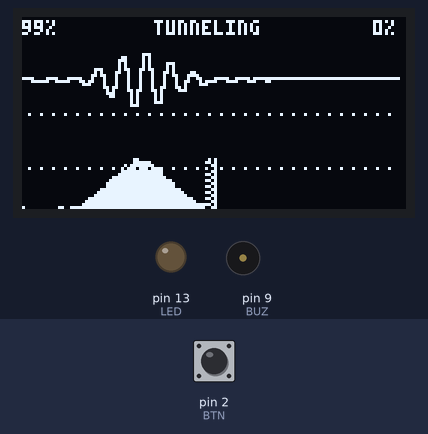
Simulated run of this sketch. Board: Arduino Uno, built with avr-gcc and run on an emulated ATmega328P. Shown: 128×64 one-colour display, output pins drawn as LEDs (lit = HIGH), buzzer (waves = sounding). Wiring (inferred from the names in the program): SH1106 OLED at I2C address 0x3C. The inputs (shaded band) are chosen by the test bench; at power-on: pin 2 (BTN) HIGH.

Above: at 1.5 s.
1.6 s: pin 2 (BTN) pulled LOW for 0.15 s
At 2.4 s:
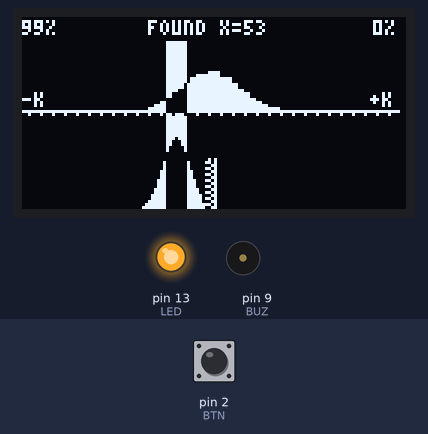
4.2 s: pin 2 (BTN) pulled LOW for 3.2 s
At 6.94 s:
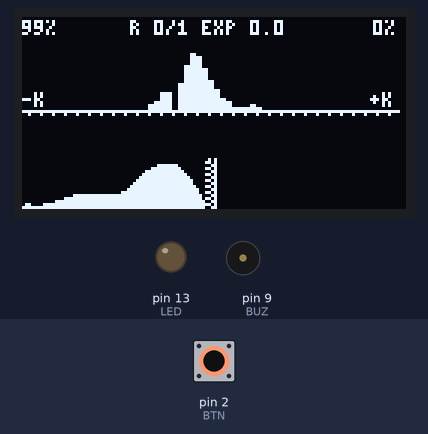
8.9 s: pin 2 (BTN) pulled LOW for 1 s
At 10.14 s:
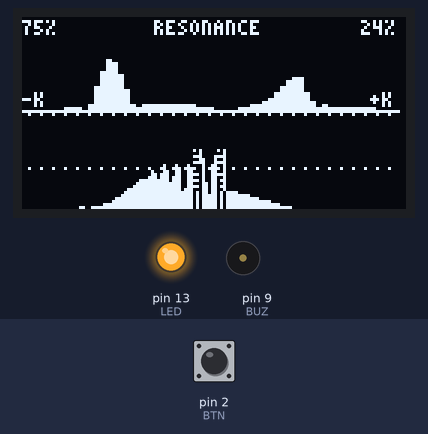
12.1 s: pin 2 (BTN) pulled LOW for 0.15 s
At 12.54 s:
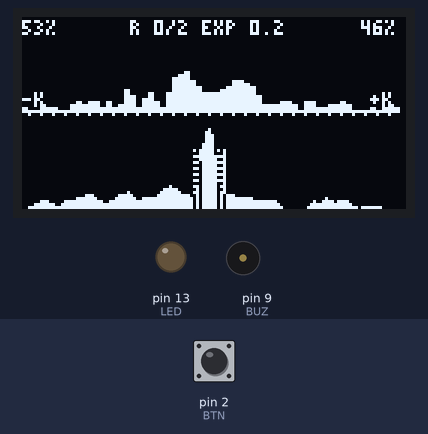
15.2 s: pin 2 (BTN) pulled LOW for 0.15 s
At 15.63 s:
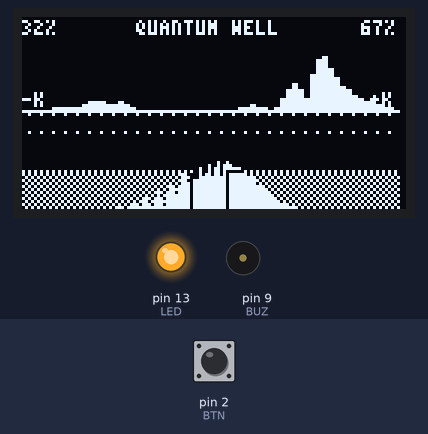
18.3 s: pin 2 (BTN) pulled LOW for 1 s
At 21.69 s:
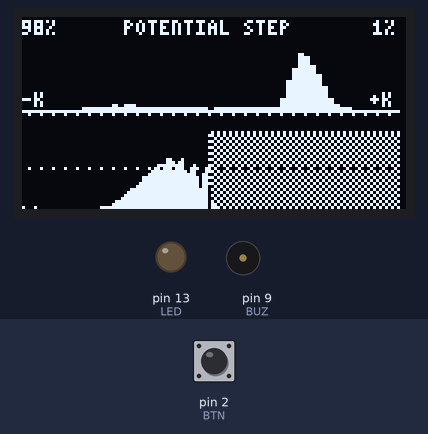
Timing chart, 0 to 23.2 s (numbered marks = the images above; inputs shaded):
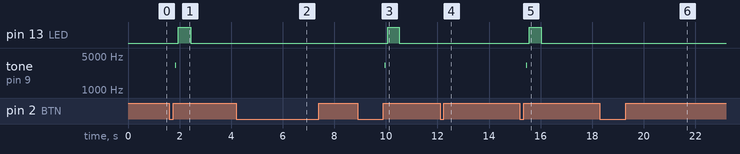

Measured:
- after the input at 1.6 s, pin 13 (LED): LOW → HIGH after 0.35 s, → LOW 0.49 s later; tone on pin 9 (BUZ): silent → 3238 Hz after 0.23 s, → silent 0.04 s later
- after the input at 4.2 s, the display: first differs from a run without the input after 1.4 s (image 2 shows a later state)
- after the input at 8.9 s, pin 13 (LED): LOW → HIGH after 1.2 s, → LOW 0.45 s later; tone on pin 9 (BUZ): silent → 3225 Hz after 1.1 s, → silent 0.04 s later
- after the input at 15.2 s, pin 13 (LED): LOW → HIGH after 0.36 s, → LOW 0.47 s later; tone on pin 9 (BUZ): silent → 3225 Hz after 0.24 s, → silent 0.04 s later; the display: first differs from a run without the input after 0.20 s (image 5)
- what the display in image 3 shows lasts 0.4 s, from 9.9 s to 10.3 s

The sketch:

QUANTA2-8EXP-user-snapshot-2026-11-12.ino
```cpp
// QUANTA 2 - Schrodinger's equation, live, on ATmega328P + SSD1306/SH1106 128x64 (I2C)
// Units: hbar = m = 1, dx = 1 cell, dt = 1/4 per step, V = pot/32, hard walls at both ends.
// 8 experiments | Born-rule measurement fed by physical noise | momentum view (FFT) | statistics
// Optional (nothing required): button D2->GND, buzzer D9->GND. The D13 LED is the detector.
#include <Wire.h>
#include <avr/pgmspace.h>
#include <avr/interrupt.h>
#define NX 128
#define BTN 2             // tap = measure now / next experiment, hold = wave <-> momentum view
#define BUZ 9             // detector click
#define COL0 0            // 0 = SSD1306, 2 = SH1106 (many 1.3" modules)
#define I2C_HZ 400000UL   // try 800000UL for a higher frame rate
#define TEVO 120          // frames of free evolution, then the measurement
#define TPOST 70          // frames after the collapse

int16_t re[NX], im[NX];                       // wavefunction psi = re + i*im        (512 B)
int8_t  pot[NX];                              // potential (negative = well)
uint8_t pc[NX], pg[NX], kb[64];               // terrain height | OLED page | momentum bars
int16_t twc[32];                              // FFT twiddles (cos, Q15)
union { int16_t f[128]; uint8_t b[256]; } S;  // scratch: FFT first, then envelope + top panel
#define hh (S.b)
#define tp (S.b+128)
volatile uint32_t pool;                       // entropy pool filled by physical noise
uint32_t rs=2463534242UL, ex;                 // PRNG state | expected 'right' hits (sum of %)
uint16_t t, nm, nr;                           // frame | measurements | found on the right
uint8_t ph, sc, fl, xm, pL, pR, spf=6, zo, ts=12, Eu=9, yE=50, kv, hold, adr=0x3C;
char buf[20];

ISR(WDT_vect){ uint32_t p=pool^TCNT1; p^=p<<13; p^=p>>17; p^=p<<5; pool=p; }   // watchdog RC jitter vs crystal
uint32_t rnd(){ uint32_t p; noInterrupts(); p=pool; interrupts(); rs^=p; rs^=rs<<13; rs^=rs>>17; rs^=rs<<5; return rs; }

const uint8_t INIT[] PROGMEM = {0xAE,0xD5,0x80,0xA8,0x3F,0xD3,0,0x40,0x8D,0x14,0x20,0x02,0xA1,0xC8,
                                0xDA,0x12,0x81,0xCF,0xD9,0xF1,0xDB,0x40,0xA4,0xA6,0x2E,0xAF};
const char NM[8][16] PROGMEM = {"TUNNELING","RESONANCE","QUANTUM WELL","POTENTIAL STEP",
                                "OSCILLATOR","BRAGG CRYSTAL","DISORDER","QUANTUM BOUNCER"};
#define G(a,b,c,d,e) ((a<<12)|(b<<9)|(c<<6)|(d<<3)|e)          // 3x5 glyph, one octal digit per row
const char GL[] PROGMEM = " %.+-/:=0123456789ABCDEFGHIJKLMNOPQRSTUVWXYZ";
const uint16_t FNT[] PROGMEM = {
  G(0,0,0,0,0),G(5,1,2,4,5),G(0,0,0,0,2),G(0,2,7,2,0),G(0,0,7,0,0),G(1,1,2,4,4),G(0,2,0,2,0),G(0,7,0,7,0),
  G(7,5,5,5,7),G(2,6,2,2,7),G(6,1,2,4,7),G(6,1,2,1,6),G(5,5,7,1,1),G(7,4,6,1,6),G(3,4,7,5,7),G(7,1,2,2,2),G(7,5,7,5,7),G(7,5,7,1,6),
  G(2,5,7,5,5),G(6,5,6,5,6),G(3,4,4,4,3),G(6,5,5,5,6),G(7,4,6,4,7),G(7,4,6,4,4),G(3,4,5,5,3),G(5,5,7,5,5),G(7,2,2,2,7),G(1,1,1,5,2),G(5,5,6,5,5),G(4,4,4,4,7),G(5,7,7,5,5),
  G(6,5,5,5,5),G(2,5,5,5,2),G(6,5,6,4,4),G(2,5,5,6,3),G(6,5,6,5,5),G(3,4,2,1,6),G(7,2,2,2,2),G(5,5,5,5,7),G(5,5,5,5,2),G(5,5,7,7,5),G(5,5,2,5,5),G(5,5,2,2,2),G(7,1,2,4,7)};

void cmd(uint8_t c){ Wire.beginTransmission(adr); Wire.write((uint8_t)0); Wire.write(c); Wire.endTransmission(); }
bool probe(uint8_t a){ Wire.beginTransmission(a); return !Wire.endTransmission(); }

void packet(uint8_t x0, float s, float k){                 // gaussian packet with momentum k, norm = 5e7
  float n=0, d, g;
  for(uint8_t x=1; x<NX-1; x++){ d=(float)x-x0; n+=exp(-d*d/(2*s*s)); }
  float A=sqrt(5e7/n);                                     // exact normalisation (walls clip the tails)
  for(uint8_t x=1; x<NX-1; x++){ d=(float)x-x0; g=A*exp(-d*d/(4*s*s)); re[x]=g*cos(k*d); im[x]=g*sin(k*d); }
  re[0]=im[0]=re[NX-1]=im[NX-1]=0;
}

void step(){                                               // i d(psi)/dt = H psi, H = -1/2 d2/dx2 + V (energy zero shifted by 1)
  for(uint8_t x=1; x<NX-1; x++){
    int16_t a=(im[x-1]+im[x+1]+4)>>3; int8_t v=pot[x];
    if(v) a-=((int32_t)v*im[x]+64)>>7;
    re[x]-=a;
  }
  for(uint8_t x=1; x<NX-1; x++){
    int16_t a=(re[x-1]+re[x+1]+4)>>3; int8_t v=pot[x];
    if(v) a-=((int32_t)v*re[x]+64)>>7;
    im[x]+=a;
  }
}

void scene(){                                              // experiment sc, parameters drawn from physical noise
  uint32_t r=rnd(); uint8_t w=2+(r&1), h=9+((r>>1)&7), g=3+((r>>4)&3), s, i, X0=24; float sg=7, k=0.785;   // E = 1-cos(k) = 9.4 units
  memset(pot,0,NX); zo=0; ts=12; Eu=9; spf=6;
  switch(sc){
    case 0: s=64-w/2; for(i=0;i<w;i++) pot[s+i]=h; break;                                         // tunnelling
    case 1: s=64-(2*w+g)/2; for(i=0;i<w;i++) pot[s+i]=pot[s+w+g+i]=h; break;                      // resonant double barrier
    case 2: w=8+((r>>6)&7); h=6+((r>>9)&7); zo=h; s=64-w/2; for(i=0;i<w;i++) pot[s+i]=-(int8_t)h; break;   // potential well
    case 3: h=4+((r>>6)&15); for(i=64;i<NX;i++) pot[i]=h; break;                                  // potential step
    case 4: spf=8; Eu=17; X0=(r&0x40)?84:44; sg=3; k=0;                                           // harmonic oscillator, coherent state
            for(i=0;i<NX;i++){ int16_t d=i-64, v=d*d/24; pot[i]=v>127?127:v; } break;
    case 5: { uint8_t a=(r&0x40)?4:3+2*((r>>7)&1), n=6+((r>>8)&3); h=10+((r>>10)&3); s=68-n*a/2;   // crystal (a=4: Bragg gap)
              for(i=0;i<n;i++) pot[s+i*a]=h; } break;
    case 6: for(i=50;i<110;i++) pot[i]=rnd()%19; break;                                           // Anderson localisation
    case 7: spf=8; ts=6; X0=40+((r>>6)&31); sg=3; k=0; Eu=X0/3;                                   // quantum bouncer
            for(i=0;i<NX;i++) pot[i]=i/3; break;
  }
  for(i=0;i<NX;i++){ int16_t c=(((int16_t)pot[i]+zo)*ts)>>3; pc[i]=c<0?0:c>31?31:c; }
  int16_t e=63-((((int16_t)Eu+zo)*ts)>>3); yE=e<33?33:e;
  packet(X0,sg,k);
}

void measure(){                                            // Born rule: x ~ |psi|^2, then collapse
  uint32_t tot=0,c=0; uint8_t x;
  for(x=0;x<NX;x++) tot+=(int32_t)re[x]*re[x]+(int32_t)im[x]*im[x];
  uint32_t r=rnd()%(tot|1);
  for(x=0;x<NX-1;x++){ c+=(int32_t)re[x]*re[x]+(int32_t)im[x]*im[x]; if(c>r) break; }
  xm=x; fl=8; nm++; if(xm>=64) nr++; ex+=pR;
  for(uint8_t i=0;i<40;i++){ digitalWrite(BUZ,i&1); delayMicroseconds(150); } digitalWrite(BUZ,0);   // detector click
  packet(xm,3,0);
}

uint8_t rev6(uint8_t i){ uint8_t r=0; for(uint8_t b=0;b<6;b++){ r=(r<<1)|(i&1); i>>=1; } return r; }
void kspace(){                                             // |phi(k)|: 64-pt FFT of psi sampled every 2nd cell, k in [-pi/2,pi/2)
  int16_t *fr=S.f, *fi=S.f+64;
  for(uint8_t i=0;i<64;i++){ uint8_t j=rev6(i); fr[j]=re[2*i]; fi[j]=im[2*i]; }
  for(uint8_t n=2,w=32; n<=64; n<<=1,w>>=1)
    for(uint8_t b=0;b<64;b+=n) for(uint8_t j=0;j<n/2;j++){
      uint8_t k=j*w, a=b+j, c=a+n/2;
      int16_t wr=twc[k], ws=twc[k<16?16-k:k-16], ur=fr[a], ui=fi[a];
      int32_t tr=((int32_t)fr[c]*wr+(int32_t)fi[c]*ws)>>15, ti=((int32_t)fi[c]*wr-(int32_t)fr[c]*ws)>>15;
      fr[a]=(ur+tr)>>1; fi[a]=(ui+ti)>>1; fr[c]=(ur-tr)>>1; fi[c]=(ui-ti)>>1;       // >>1 per stage: no overflow
    }
  for(uint8_t m=0;m<64;m++){
    int16_t p=abs(fr[m]), q=abs(fi[m]), mx=p>q?p:q, mn=p>q?q:p; uint8_t h=(mx+(mn>>1)-(mn>>3))>>4;   // |z| ~ max+0.375 min
    kb[(m+32)&63]=h>22?22:h;
  }
}

uint8_t span(uint8_t p, int8_t a, int8_t b){               // bitmask of rows a..b inside page p
  int8_t lo=p*8, hi=lo+7; if(a<lo)a=lo; if(b>hi)b=hi;
  return a>b ? 0 : (0xFF<<(a-lo)) & (0xFF>>(hi-b));
}
void glyph(uint8_t x, char c){
  const char*q=strchr_P(GL,c); if(!q||x>NX-3) return;
  uint16_t g=pgm_read_word(FNT+(q-GL));
  for(uint8_t cx=0;cx<3;cx++){ uint8_t b=0; for(uint8_t r=0;r<5;r++) if((g>>(14-3*r-cx))&1) b|=2<<r; pg[x+cx]|=b; }
}
void text(uint8_t x, const char*s){ while(*s){ glyph(x,*s++); x+=4; } }
void hud(bool bad){
  snprintf_P(buf,sizeof buf,PSTR("%u%%"),pL); text(2,buf);
  snprintf_P(buf,sizeof buf,PSTR("%u%%"),pR); text(127-4*strlen(buf),buf);
  if(bad) strcpy_P(buf,PSTR("NORM ERR"));
  else if(ph==1) snprintf_P(buf,sizeof buf,PSTR("%S"),NM[sc]);
  else if(t<30) snprintf_P(buf,sizeof buf,PSTR("FOUND X=%u"),xm);
  else { uint32_t e=ex/10; snprintf_P(buf,sizeof buf,PSTR("R %u/%u EXP %lu.%u"),nr,nm,e/10,(uint16_t)(e%10)); }
  text(64-2*strlen(buf),buf);
}

void draw(){
  bool sk=kv^(ph==2);                                      // top panel: wave Re(psi) or momentum |phi(k)|
  if(sk) kspace();
  uint32_t L=0,R=0;
  for(uint8_t x=0;x<NX;x++){
    uint32_t d=(int32_t)re[x]*re[x]+(int32_t)im[x]*im[x];
    if(x<64) L+=d; else R+=d;
    float m=sqrt((float)d)*0.010; hh[x]=m>30?30:m;         // sqrt(P): makes tiny tunnelled parts visible
    if(sk) tp[x]=31-kb[x>>1];
    else { int16_t y=20-(((int32_t)re[x]*91)>>14); tp[x]=y<9?9:y>31?31:y; }
  }
  uint32_t u=(L+R)/100+1; pL=L/u; pR=R/u;
  bool bad=(L+R<40000000UL||L+R>60000000UL);               // probability must stay ~5e7: fail loudly, never silently
  for(uint8_t p=0;p<8;p++){
    for(uint8_t x=0;x<NX;x++){
      uint8_t b=0;
      if(p>3){
        b=span(p,64-hh[x],63);                             // |psi| envelope (solid)
        uint8_t c=pc[x], c1=x?pc[x-1]:c;
        if(c|c1){ b|=span(p,63-c,63)&((x&1)?0xAA:0x55);    // potential: dotted terrain + outline
                  if(c<31||c1<31){ int8_t a=63-c, e=63-c1; if(a>e){int8_t q=a;a=e;e=q;} b^=span(p,a,e); } }
        if(ph==1 && p==(yE>>3) && !(x&3)) b^=1<<(yE&7);    // packet energy (dashed)
      } else if(p){
        if(sk) b=span(p,tp[x],31);
        else { int8_t a=tp[x], c=x?tp[x-1]:a; if(a>c){int8_t q=a;a=c;c=q;} b=span(p,a,c); }
      }
      if(p==4 && !(x&3)) b|=1;
      if(fl && p && abs((int)x-xm)<fl) b^=0xFF;            // detector flash
      pg[x]=b;
    }
    if(!p) hud(bad); else if(p==3 && sk){ text(2,"-K"); text(118,"+K"); }
    Wire.beginTransmission(adr); Wire.write((uint8_t)0); Wire.write((uint8_t)(0xB0|p)); Wire.write((uint8_t)(COL0&15)); Wire.write((uint8_t)(0x10|(COL0>>4))); Wire.endTransmission();
    for(uint8_t x=0;x<NX;x+=16){ Wire.beginTransmission(adr); Wire.write((uint8_t)0x40); Wire.write(pg+x,16); Wire.endTransmission(); }
  }
  if(fl) fl--;
  digitalWrite(13,fl>0);
  if(bad) ph=0;
}

void setup(){
  Wire.begin(); Wire.setClock(I2C_HZ);
  pinMode(BTN,INPUT_PULLUP); pinMode(BUZ,OUTPUT); pinMode(13,OUTPUT);
  if(!probe(adr)) adr=0x3D;
  if(!probe(adr)) for(;;){ digitalWrite(13,!digitalRead(13)); delay(100); }   // no OLED found: LED blinks fast
  for(uint8_t i=0;i<sizeof INIT;i++) cmd(pgm_read_byte(INIT+i));
  for(uint8_t i=0;i<32;i++) twc[i]=32767*cos(i*M_PI/32);
  TCCR1A=0; TCCR1B=1;                                      // Timer1 free-running at 16 MHz
  cli(); MCUSR&=~_BV(WDRF); WDTCSR|=_BV(WDCE)|_BV(WDE); WDTCSR=_BV(WDIE); sei();  // WDT -> interrupt every 16 ms
  delay(300);
}

void loop(){
  uint8_t b=0;                                             // button: 1 = tap, 2 = hold
  if(!digitalRead(BTN)){ if(hold<255) hold++; if(hold==18) b=2; }
  else { if(hold>0 && hold<18) b=1; hold=0; }
  if(b==2) kv^=1;
  if(!ph){ scene(); ph=1; t=0; }
  for(uint8_t i=0;i<spf;i++) step();
  t++;
  if(b==1) t=(ph==1)?TEVO+1:TPOST+1;
  if(ph==1 && t>TEVO){ measure(); ph=2; t=0; }
  else if(ph==2 && t>TPOST){ ph=0; sc=(sc+1)&7; }
  draw();
}
```
